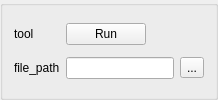
             <widget class="QGroupBox" name="groupBox">
              <property name="enabled">
               <bool>true</bool>
              </property>
              <property name="maximumSize">
               <size>
                <width>16777215</width>
                <height>100</height>
               </size>
              </property>
              <property name="title">
               <string/>
              </property>
              <layout class="QGridLayout" name="gridLayout_9">
               <item row="1" column="3">
                <widget class="QToolButton" name="file_toolButton">
                 <property name="text">
                  <string>...</string>
                 </property>
                </widget>
               </item>
               <item row="1" column="0">
                <widget class="QLabel" name="file_path_label">
                 <property name="text">
                  <string>file_path</string>
                 </property>
                </widget>
               </item>
               <item row="1" column="1" colspan="2">
                <widget class="QLineEdit" name="file_path_lineinput"/>
               </item>
               <item row="0" column="0">
                <widget class="QLabel" name="tool_label">
                 <property name="text">
                  <string>tool</string>
                 </property>
                </widget>
               </item>
               <item row="0" column="1">
                <widget class="QPushButton" name="run_btn">
                 <property name="sizePolicy">
                  <sizepolicy hsizetype="Fixed" vsizetype="Fixed">
                   <horstretch>0</horstretch>
                   <verstretch>0</verstretch>
                  </sizepolicy>
                 </property>
                 <property name="text">
                  <string>Run</string>
                 </property>
                 <property name="icon">
                  <iconset resource="../images/ui_pr.qrc">
                   <normaloff>:/images/run-c.png</normaloff>:/images/run-c.png</iconset>
                 </property>
                </widget>
               </item>
              </layout>
             </widget>
